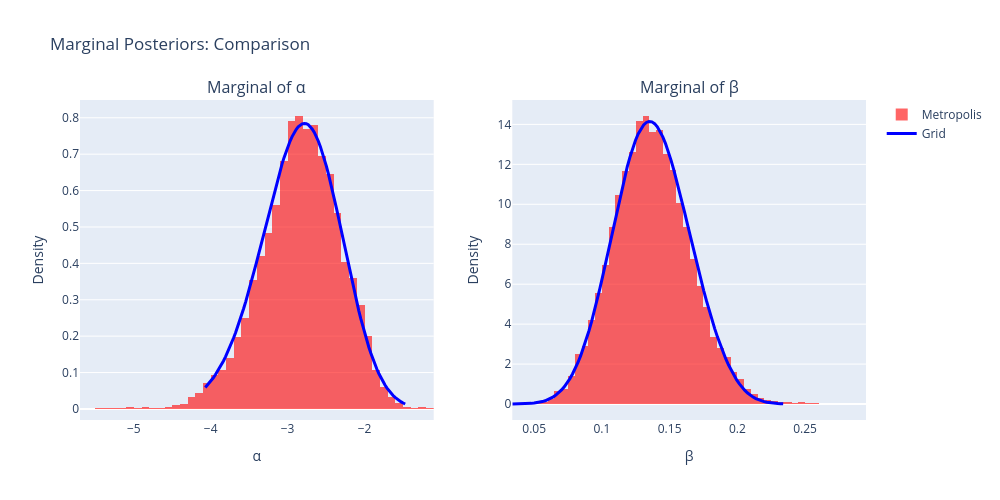

The notebook cell saved with this chart:
### Code cell
from plotly.subplots import make_subplots

fig = make_subplots(
    rows=1, cols=2,
    subplot_titles=('Marginal of α', 'Marginal of β')
)

# Alpha marginal
fig.add_trace(go.Histogram(
    x=samples_burned[:, 0], 
    histnorm='probability density',
    name='Metropolis',
    marker_color='red',
    opacity=0.6,
    nbinsx=50
), row=1, col=1)

fig.add_trace(go.Scatter(
    x=alpha_vec, 
    y=marginal_alpha,
    name='Grid',
    line=dict(color='blue', width=3)
), row=1, col=1)

# Beta marginal
fig.add_trace(go.Histogram(
    x=samples_burned[:, 1], 
    histnorm='probability density',
    name='Metropolis',
    marker_color='red',
    opacity=0.6,
    nbinsx=50,
    showlegend=False
), row=1, col=2)

fig.add_trace(go.Scatter(
    x=beta_vec, 
    y=marginal_beta,
    name='Grid',
    line=dict(color='blue', width=3),
    showlegend=False
), row=1, col=2)

fig.update_xaxes(title_text="α", row=1, col=1)
fig.update_xaxes(title_text="β", row=1, col=2)
fig.update_yaxes(title_text="Density", row=1, col=1)
fig.update_yaxes(title_text="Density", row=1, col=2)

fig.update_layout(height=500, width=1000, title_text="Marginal Posteriors: Comparison")
fig.show()

### Figure 1 — Plotly figure (JSON) as saved in the notebook; plotly's stock layout.template omitted (floating-point values rounded to 4 significant figures; data arrays with more than 128 entries replaced by an {"elided": "..."} marker saying what was removed)
{"data": [{"histnorm": "probability density", "marker": {"color": "red"}, "name": "Metropolis", "nbinsx": 50, "opacity": 0.6, "type": "histogram", "x": {"elided": "49000 float values"}, "xaxis": "x", "yaxis": "y"}, {"line": {"color": "blue", "width": 3}, "name": "Grid", "type": "scatter", "x": [-4.071, -4.044, -4.018, -3.992, -3.966, -3.939, -3.913, -3.887, -3.861, -3.834, -3.808, -3.782, -3.756, -3.729, -3.703, -3.677, -3.651, -3.624, -3.598, -3.572, -3.545, -3.519, -3.493, -3.467, -3.44, -3.414, -3.388, -3.362, -3.335, -3.309, -3.283, -3.257, -3.23, -3.204, -3.178, -3.152, -3.125, -3.099, -3.073, -3.046, -3.02, -2.994, -2.968, -2.941, -2.915, -2.889, -2.863, -2.836, -2.81, -2.784, -2.758, -2.731, -2.705, -2.679, -2.653, -2.626, -2.6, -2.574, -2.547, -2.521, -2.495, -2.469, -2.442, -2.416, -2.39, -2.364, -2.337, -2.311, -2.285, -2.259, -2.232, -2.206, -2.18, -2.154, -2.127, -2.101, -2.075, -2.048, -2.022, -1.996, -1.97, -1.943, -1.917, -1.891, -1.865, -1.838, -1.812, -1.786, -1.76, -1.733, -1.707, -1.681, -1.655, -1.628, -1.602, -1.576, -1.549, -1.523, -1.497, -1.471], "xaxis": "x", "y": [0.05907, 0.065, 0.07141, 0.07832, 0.08577, 0.09378, 0.1024, 0.1116, 0.1214, 0.1319, 0.1431, 0.1549, 0.1675, 0.1808, 0.1948, 0.2096, 0.2251, 0.2413, 0.2583, 0.2759, 0.2943, 0.3133, 0.3329, 0.3531, 0.3738, 0.395, 0.4166, 0.4385, 0.4607, 0.483, 0.5053, 0.5277, 0.5498, 0.5717, 0.5933, 0.6143, 0.6346, 0.6542, 0.6729, 0.6905, 0.707, 0.7222, 0.736, 0.7483, 0.7589, 0.7678, 0.7749, 0.7801, 0.7833, 0.7845, 0.7836, 0.7807, 0.7757, 0.7687, 0.7596, 0.7486, 0.7356, 0.7208, 0.7042, 0.686, 0.6663, 0.6453, 0.623, 0.5996, 0.5752, 0.5502, 0.5245, 0.4984, 0.4721, 0.4457, 0.4193, 0.3931, 0.3674, 0.3421, 0.3174, 0.2935, 0.2703, 0.2481, 0.2269, 0.2067, 0.1876, 0.1696, 0.1528, 0.137, 0.1224, 0.109, 0.09657, 0.08524, 0.07493, 0.06558, 0.05716, 0.04961, 0.04286, 0.03687, 0.03158, 0.02692, 0.02284, 0.01929, 0.01622, 0.01357], "yaxis": "y"}, {"histnorm": "probability density", "marker": {"color": "red"}, "name": "Metropolis", "nbinsx": 50, "opacity": 0.6, "showlegend": false, "type": "histogram", "x": {"elided": "49000 float values"}, "xaxis": "x2", "yaxis": "y2"}, {"line": {"color": "blue", "width": 3}, "name": "Grid", "showlegend": false, "type": "scatter", "x": [0.03385, 0.03587, 0.03789, 0.03991, 0.04193, 0.04395, 0.04597, 0.04799, 0.05001, 0.05203, 0.05405, 0.05607, 0.05809, 0.06011, 0.06213, 0.06415, 0.06617, 0.06819, 0.07021, 0.07223, 0.07425, 0.07627, 0.07829, 0.08031, 0.08233, 0.08435, 0.08638, 0.0884, 0.09042, 0.09244, 0.09446, 0.09648, 0.0985, 0.1005, 0.1025, 0.1046, 0.1066, 0.1086, 0.1106, 0.1126, 0.1147, 0.1167, 0.1187, 0.1207, 0.1227, 0.1248, 0.1268, 0.1288, 0.1308, 0.1328, 0.1349, 0.1369, 0.1389, 0.1409, 0.1429, 0.145, 0.147, 0.149, 0.151, 0.153, 0.1551, 0.1571, 0.1591, 0.1611, 0.1631, 0.1652, 0.1672, 0.1692, 0.1712, 0.1732, 0.1753, 0.1773, 0.1793, 0.1813, 0.1833, 0.1854, 0.1874, 0.1894, 0.1914, 0.1934, 0.1955, 0.1975, 0.1995, 0.2015, 0.2035, 0.2056, 0.2076, 0.2096, 0.2116, 0.2136, 0.2157, 0.2177, 0.2197, 0.2217, 0.2237, 0.2258, 0.2278, 0.2298, 0.2318, 0.2338], "xaxis": "x2", "y": [0.001754, 0.00282, 0.004451, 0.006901, 0.01051, 0.01572, 0.02311, 0.0334, 0.04746, 0.06634, 0.09127, 0.1236, 0.165, 0.2171, 0.2817, 0.361, 0.4568, 0.5714, 0.7071, 0.8659, 1.05, 1.262, 1.503, 1.776, 2.082, 2.423, 2.799, 3.211, 3.659, 4.141, 4.657, 5.204, 5.779, 6.378, 6.996, 7.628, 8.268, 8.909, 9.544, 10.17, 10.77, 11.34, 11.87, 12.36, 12.81, 13.19, 13.52, 13.78, 13.97, 14.1, 14.15, 14.13, 14.04, 13.88, 13.66, 13.38, 13.04, 12.65, 12.21, 11.74, 11.23, 10.7, 10.14, 9.577, 9.003, 8.425, 7.851, 7.283, 6.726, 6.183, 5.657, 5.15, 4.665, 4.202, 3.764, 3.351, 2.964, 2.604, 2.27, 1.964, 1.685, 1.433, 1.207, 1.007, 0.8317, 0.6798, 0.5496, 0.4395, 0.3474, 0.2715, 0.2097, 0.16, 0.1207, 0.08993, 0.06621, 0.04815, 0.0346, 0.02457, 0.01724, 0.01195], "yaxis": "y2"}], "layout": {"annotations": [{"font": {"size": 16}, "showarrow": false, "text": "Marginal of α", "x": 0.225, "xanchor": "center", "xref": "paper", "y": 1, "yanchor": "bottom", "yref": "paper"}, {"font": {"size": 16}, "showarrow": false, "text": "Marginal of β", "x": 0.775, "xanchor": "center", "xref": "paper", "y": 1, "yanchor": "bottom", "yref": "paper"}], "height": 500, "title": {"text": "Marginal Posteriors: Comparison"}, "width": 1000, "xaxis": {"anchor": "y", "domain": [0, 0.45], "title": {"text": "α"}}, "xaxis2": {"anchor": "y2", "domain": [0.55, 1], "title": {"text": "β"}}, "yaxis": {"anchor": "x", "domain": [0, 1], "title": {"text": "Density"}}, "yaxis2": {"anchor": "x2", "domain": [0, 1], "title": {"text": "Density"}}}}
